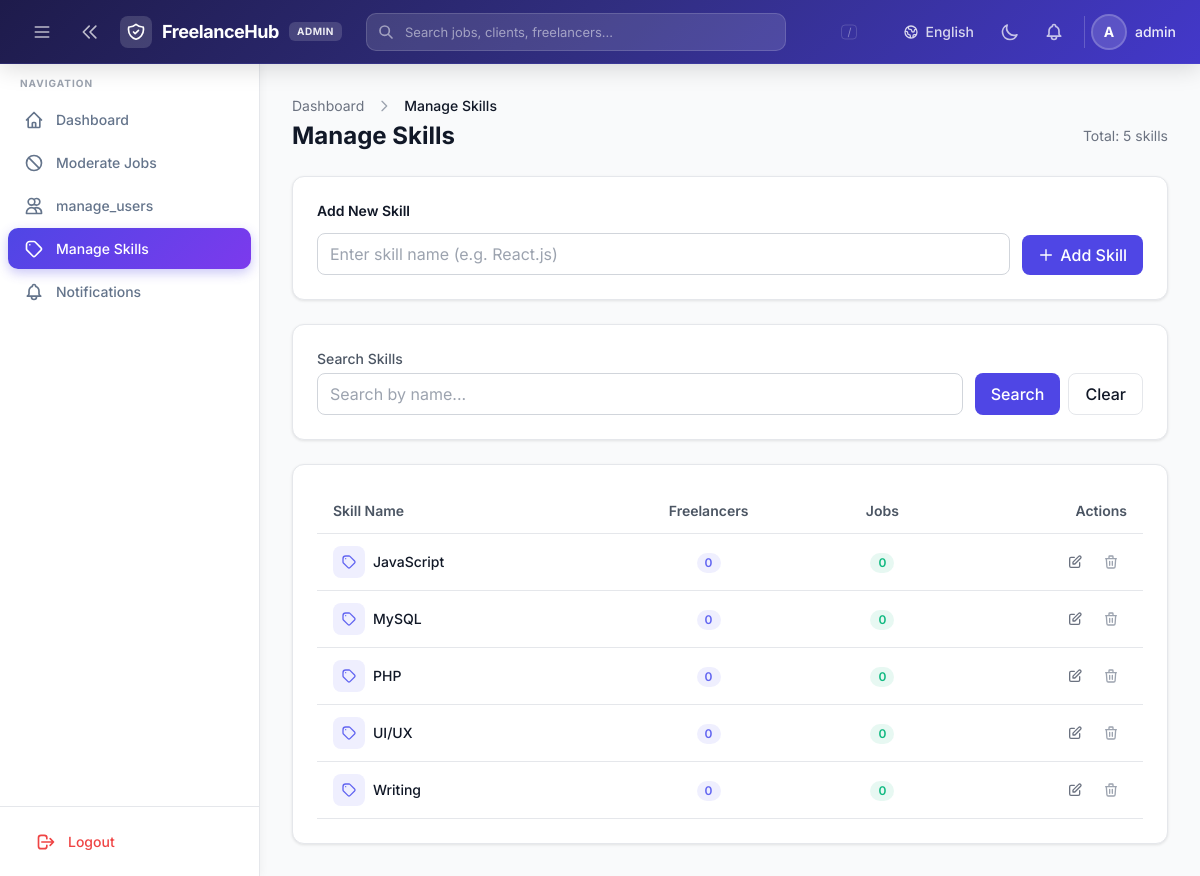
The page /admin/manage_skills.php (signed in) on the database as committed earlier.
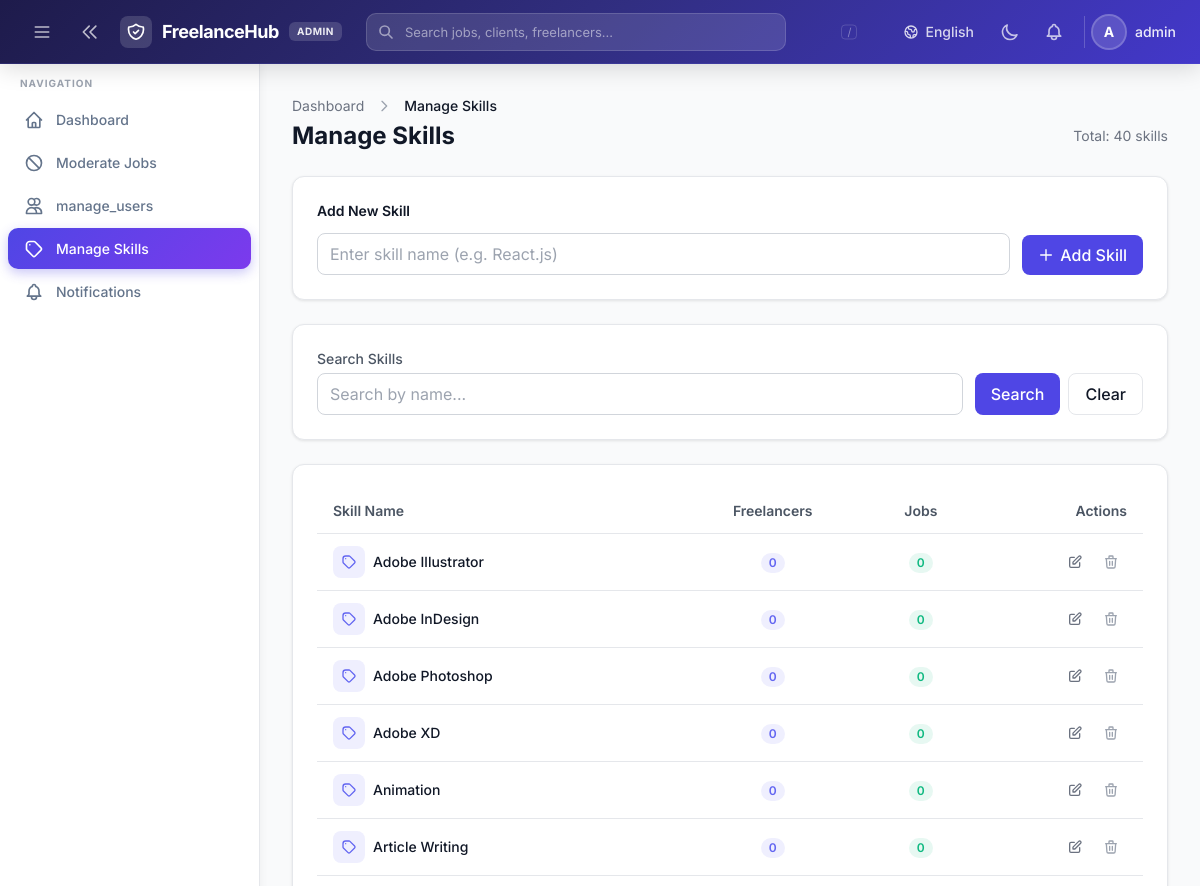
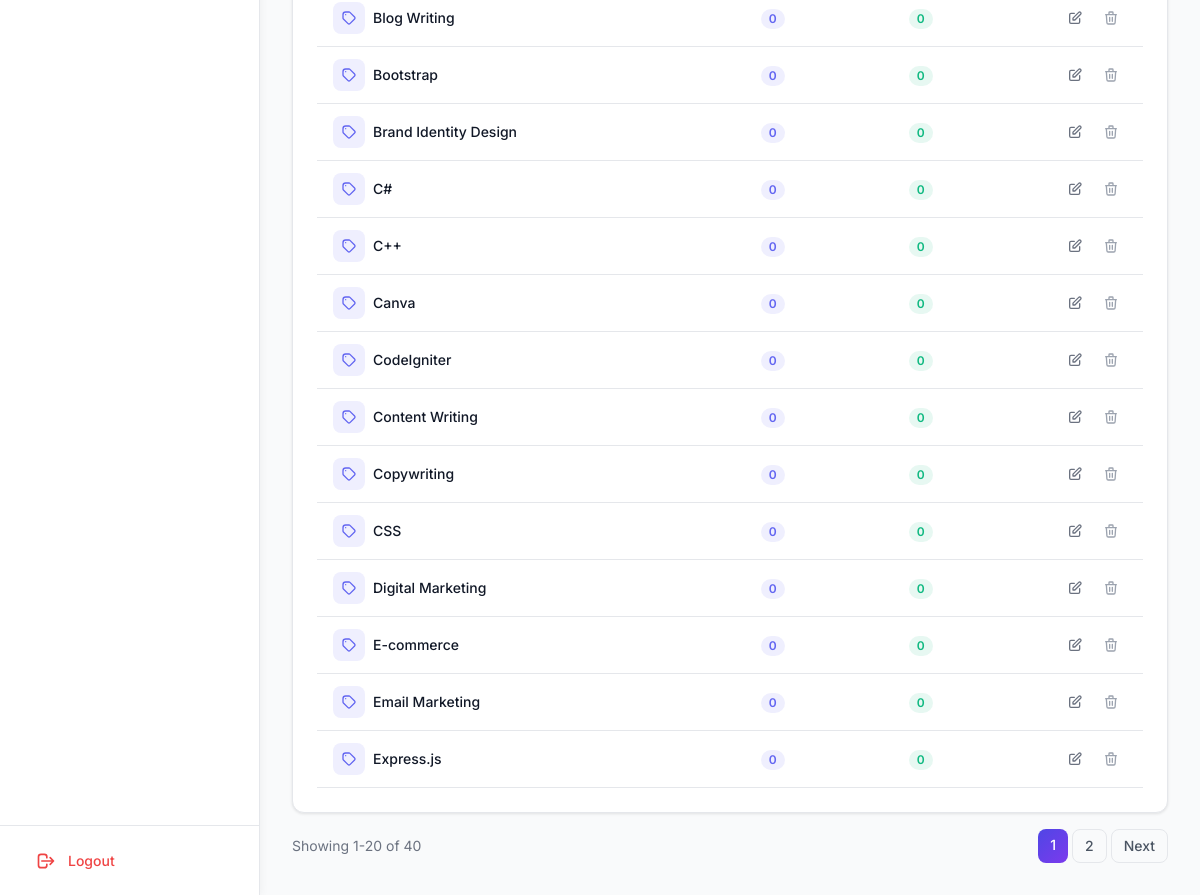
The same page on the database as committed later (2 pictures, top to bottom).
### tables this page shows
CREATE TABLE skills (
    id INT PRIMARY KEY AUTO_INCREMENT,
    skill_name VARCHAR(50) UNIQUE NOT NULL
);

### config/auth.php (called while the page is built, shortened)
<?php
function e(?string $value): string
{
    return htmlspecialchars($value ?? '', ENT_QUOTES, 'UTF-8');
}

### admin/manage_skills.php (the view, shortened to what the rows shown need)
<?php
require_once __DIR__ . '/../config/auth.php';
require_once __DIR__ . '/../config/notifications.php';
$page = max(1, (int) ($_GET['page'] ?? 1));
$per_page = 20;
$offset = ($page - 1) * $per_page;
$where = '1=1';
$params = [];
$types = '';
$skills = [];
try {
    $sql = "SELECT s.id, s.skill_name,
            (SELECT COUNT(*) FROM freelancer_skills fs WHERE fs.skill_id = s.id) AS freelancer_count,
            (SELECT COUNT(*) FROM job_skills js WHERE js.skill_id = s.id) AS job_count
            FROM skills s WHERE {$where} ORDER BY s.skill_name ASC LIMIT ? OFFSET ?";
    $stmt = $conn->prepare($sql);
    $param_types = $types . 'ii';
    $param_values = array_merge($params, [$per_page, $offset]);
    $stmt->bind_param($param_types, ...$param_values);
    $stmt->execute();
    $result = $stmt->get_result();
    while ($row = $result->fetch_assoc()) { $skills[] = $row; }
} catch (mysqli_sql_exception $e) {}
require __DIR__ . '/includes/admin_header.php';
?>
<div class="mb-6 admin-fade">
    <div class="flex flex-wrap items-center justify-between gap-4">
        <h1 class="text-2xl font-bold" style="color:var(--color-text-primary)">Manage Skills</h1>
    </div>
</div>
<div class="card mb-6 admin-fade">
    <h2 class="text-sm font-semibold mb-3" style="color:var(--color-text-primary)">Add New Skill</h2>
</div>
<?php if (empty($skills)): ?>
    <div class="card text-center py-12" style="color:var(--color-text-muted)">
        <svg class="w-16 h-16 mx-auto mb-4 opacity-30" fill="none" viewBox="0 0 24 24" stroke="currentColor" stroke-width="1"><path stroke-linecap="round" stroke-linejoin="round" d="M7 7h.01M7 3h5c.512 0 1.024.195 1.414.586l7 7a2 2 0 010 2.828l-7 7a2 2 0 01-2.828 0l-7-7A2 2 0 013 12V7a4 4 0 014-4z"/></svg>
        <p class="text-lg font-semibold mb-1" style="color:var(--color-text-primary)"><?= $search ? 'No skills match your search.' : 'No skills yet.' ?></p>
        <p class="text-sm"><?= $search ? 'Try a different search term.' : 'Add your first skill above.' ?></p>
    </div>
<?php else: ?>
    <div class="card overflow-x-auto">
        <table class="w-full text-sm">
            <thead>
                <tr style="border-bottom:1px solid var(--color-border)">
                    <th class="text-left py-3 px-4 font-semibold" style="color:var(--color-text-secondary)">Skill Name</th>
                    <th class="text-center py-3 px-4 font-semibold" style="color:var(--color-text-secondary)">Freelancers</th>
                    <th class="text-center py-3 px-4 font-semibold" style="color:var(--color-text-secondary)">Jobs</th>
                    <th class="text-right py-3 px-4 font-semibold" style="color:var(--color-text-secondary)">Actions</th>
                </tr>
            </thead>
            <tbody>
                <?php foreach ($skills as $sk): ?>
                <tr style="border-bottom:1px solid var(--color-border)" class="hover:opacity-80 transition-opacity">
                    <td class="py-3 px-4">
                        <div class="flex items-center gap-2">
                            <div class="w-8 h-8 rounded-lg flex items-center justify-center flex-shrink-0" style="background:rgba(99,102,241,0.1)">
                                <svg class="w-4 h-4" style="color:#6366f1" fill="none" viewBox="0 0 24 24" stroke="currentColor" stroke-width="2"><path stroke-linecap="round" stroke-linejoin="round" d="M7 7h.01M7 3h5c.512 0 1.024.195 1.414.586l7 7a2 2 0 010 2.828l-7 7a2 2 0 01-2.828 0l-7-7A2 2 0 013 12V7a4 4 0 014-4z"/></svg>
                            </div>
                            <span class="font-medium" style="color:var(--color-text-primary)"><?= e($sk['skill_name']) ?></span>
                        </div>
                    </td>
                    <td class="py-3 px-4 text-center">
                        <span class="inline-flex items-center justify-center min-w-[24px] px-2 py-0.5 rounded-full text-xs font-semibold" style="background:rgba(99,102,241,0.1);color:#6366f1"><?= $sk['freelancer_count'] ?></span>
                    </td>
                    <td class="py-3 px-4 text-center">
                        <span class="inline-flex items-center justify-center min-w-[24px] px-2 py-0.5 rounded-full text-xs font-semibold" style="background:rgba(16,185,129,0.1);color:#10b981"><?= $sk['job_count'] ?></span>
                    </td>
                    <td class="py-3 px-4">
                        <div class="flex items-center justify-end gap-1">
                            <button type="button" onclick="openEditModal(<?= (int) $sk['id'] ?>, '<?= e(addslashes($sk['skill_name'])) ?>')" class="p-2 rounded-lg transition-colors" style="color:var(--color-text-muted)" title="Edit">
                                <svg class="w-4 h-4" fill="none" viewBox="0 0 24 24" stroke="currentColor" stroke-width="2"><path stroke-linecap="round" stroke-linejoin="round" d="M11 5H6a2 2 0 00-2 2v11a2 2 0 002 2h11a2 2 0 002-2v-5m-1.414-9.414a2 2 0 112.828 2.828L11.828 15H9v-2.828l8.586-8.586z"/></svg>
                            </button>
                            <button type="button" onclick="confirmDelete(<?= (int) $sk['id'] ?>, '<?= e(addslashes($sk['skill_name'])) ?>')" class="p-2 rounded-lg transition-colors hover:bg-red-50 dark:hover:bg-red-900/20" style="color:var(--color-text-placeholder)" title="Delete">
                                <svg class="w-4 h-4" fill="none" viewBox="0 0 24 24" stroke="currentColor" stroke-width="2"><path stroke-linecap="round" stroke-linejoin="round" d="M19 7l-.867 12.142A2 2 0 0116.138 21H7.862a2 2 0 01-1.995-1.858L5 7m5 4v6m4-6v6m1-10V4a1 1 0 00-1-1h-4a1 1 0 00-1 1v3M4 7h16"/></svg>
                            </button>
                        </div>
                    </td>
                </tr>
                <?php endforeach; ?>
            </tbody>
        </table>
    </div>
<?php endif; ?>
<?php require __DIR__ . '/includes/admin_footer.php'; ?>

Rows that differ between the two databases and show on the page:
no longer on this page (row edited): skills: skill_name "JavaScript", freelancer_count "0", job_count "0"
no longer on this page (row edited): skills: skill_name "MySQL", freelancer_count "0", job_count "0"
no longer on this page (row unchanged): skills: skill_name "PHP", freelancer_count "0", job_count "0"
no longer on this page (row edited): skills: skill_name "UI/UX", freelancer_count "0", job_count "0"
added skills: skill_name "Adobe Illustrator", freelancer_count "0", job_count "0"
added skills: skill_name "Adobe InDesign", freelancer_count "0", job_count "0"
added skills: skill_name "Adobe Photoshop", freelancer_count "0", job_count "0"
added skills: skill_name "Adobe XD", freelancer_count "0", job_count "0"
added skills: skill_name "Animation", freelancer_count "0", job_count "0"
added skills: skill_name "Article Writing", freelancer_count "0", job_count "0"
added skills: skill_name "Blog Writing", freelancer_count "0", job_count "0"
added skills: skill_name "Bootstrap", freelancer_count "0", job_count "0"
added skills: skill_name "Brand Identity Design", freelancer_count "0", job_count "0"
added skills: skill_name "C#", freelancer_count "0", job_count "0"
added skills: skill_name "C++", freelancer_count "0", job_count "0"
added skills: skill_name "Canva", freelancer_count "0", job_count "0"
added skills: skill_name "CodeIgniter", freelancer_count "0", job_count "0"
added skills: skill_name "Content Writing", freelancer_count "0", job_count "0"
added skills: skill_name "Copywriting", freelancer_count "0", job_count "0"
changed skills: skill_name "Writing" → "CSS"
added skills: skill_name "Digital Marketing", freelancer_count "0", job_count "0"
added skills: skill_name "E-commerce", freelancer_count "0", job_count "0"
added skills: skill_name "Email Marketing", freelancer_count "0", job_count "0"
added skills: skill_name "Express.js", freelancer_count "0", job_count "0"
Other text that changed with them:
$total: "5" → "40"
$offset + 1: (not shown) → "1"
min($offset + $per_page, $total): (not shown) → "20"
$total: (not shown) → "40"
text now shown: "Showing - of Next"
new list line: "1"
new list line: "2"
